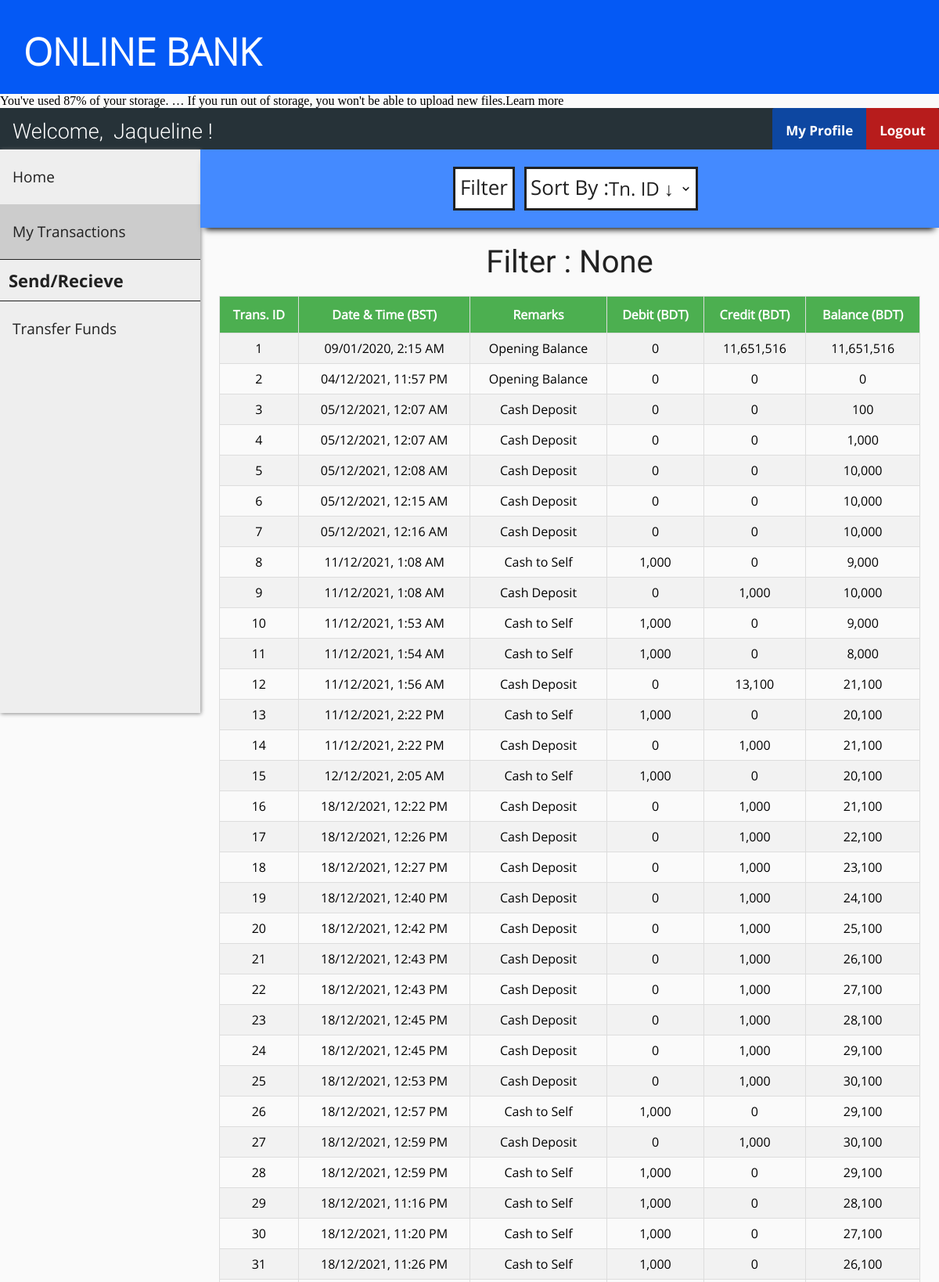
Screenshot of /customer_transactions.php (signed in, upper part) with the database file from the repository.
### tables this page shows
CREATE TABLE `customer` (
  `cust_id` int(11) NOT NULL,
  `first_name` varchar(30) DEFAULT NULL,
  `last_name` varchar(30) DEFAULT NULL,
  `gender` varchar(10) DEFAULT NULL,
  `dob` date DEFAULT NULL,
  `nid_no` varchar(20) DEFAULT NULL,
  `email` varchar(30) DEFAULT NULL,
  `phone_no` varchar(20) DEFAULT NULL,
  `address` varchar(255) DEFAULT NULL,
  `branch` varchar(30) DEFAULT NULL,
  `nearby_branch` varchar(50) DEFAULT NULL,
  `account_no` int(11) DEFAULT NULL,
  `card_no` varchar(20) DEFAULT NULL,
  `pin` int(4) DEFAULT NULL,
  `uname` varchar(30) DEFAULT NULL,
  `pwd` varchar(30) DEFAULT NULL,
  `approved` tinyint(1) NOT NULL DEFAULT 0,
  `card_lock` tinyint(1) NOT NULL DEFAULT 0
);

CREATE TABLE `passbook1` (
  `trans_id` int(11) NOT NULL,
  `trans_date` datetime DEFAULT NULL,
  `remarks` varchar(255) DEFAULT NULL,
  `debit` int(11) DEFAULT NULL,
  `credit` int(11) DEFAULT NULL,
  `balance` int(11) DEFAULT NULL
);

### customer_transactions.php (the view, shortened to what this page needs)
<?php
    include "header.php";
    include "customer_navbar.php";
    include "customer_sidebar.php";
    if (isset($_SESSION['loggedIn_cust_id'])) {
        $sql0 = "SELECT * FROM passbook".$_SESSION['loggedIn_cust_id'];
    }
    $filter_indicator = "None";
?>
<!DOCTYPE html>
<html>
<head>
    <link rel="stylesheet" href="transactions_style.css">
</head>
<body>
    <div class="search-bar-wrapper">
        <div class="search-bar" id="the-search-bar">
            <div class="flex-item-search-bar" id="fi-search-bar">
                <button id="search" onclick="document.getElementById('id01').style.display='block'">Filter</button>
                <div class="flex-item-by">
                    <label id="sort">Sort By :</label>
                </div>
                <div class="flex-item-search-by">
                    <select name="by" onChange="window.location.href=this.value">
                        <option selected disabled hidden>
                            <?php if (empty($_GET['sort'])) {?>Tn. ID &darr;<?php } ?>
                        </option>
                    </select>
                </div>
            </div>
        </div>
    </div>
    <div class="flex-container">
        <p id="none">Filter : <?php echo $filter_indicator ?></p>
    </div>
    <div class="flex-container">
        <?php
            $result = $conn->query($sql0);
            if ($result->num_rows > 0) {?>
                <table id="transactions">
                    <tr>
                        <th>Trans. ID</th>
                        <th>Date & Time (BST)</th>
                        <th>Remarks</th>
                        <th>Debit (BDT)</th>
                        <th>Credit (BDT)</th>
                        <th>Balance (BDT)</th>
                    </tr>
        <?php
            while($row = $result->fetch_assoc()) {?>
                    <tr>
                        <td><?php echo $row["trans_id"]; ?></td>
                        <td>
                            <?php
                                $time = strtotime($row["trans_date"]);
                                $sanitized_time = date("d/m/Y, g:i A", $time);
                                echo $sanitized_time;
                             ?>
                        </td>
                        <td><?php echo $row["remarks"]; ?></td>
                        <td><?php echo number_format($row["debit"]); ?></td>
                        <td><?php echo number_format($row["credit"]); ?></td>
                        <td><?php echo number_format($row["balance"]); ?></td>
                    </tr>
            <?php } ?>
            </table>
            <?php
            } else {  ?>
                <p id="none"> No results found :(</p>
            <?php }
            $conn->close(); ?>
    </div>
</body>
</html>

### header.php (shortened to what this page needs)
<!DOCTYPE html>
<html>
<head>
    <link rel="stylesheet" href="header_style.css">
</head>
<body>
    <div class="flex-container-header">
        <div class="flex-item-header">
            <h1>ONLINE BANK</h1>
        </div>
    </div>
</body>
</html>

### customer_navbar.php (shortened to what this page needs)
<?php
    include "connect.php";
    if (isset($_SESSION['loggedIn_cust_id'])) {
        $sql0 = "SELECT * FROM customer WHERE cust_id=".$_SESSION['loggedIn_cust_id'];
        $result = $conn->query($sql0);
        $row = $result->fetch_assoc();
    }
?>
<!DOCTYPE html>
<html>
<head>
    <link rel="stylesheet" href="user_navbar_style.css">
</head>
<body>
    <div class="nav-wrapper">
        <div class="topnav" id="theTopNav">
            <a id="user">Welcome, &nbsp<?php echo $row["first_name"]; ?> !</a>
            <a id="logout" href="logout_action.php" onclick="return confirm('Are you sure?')">Logout</a>
            <a id="profile" href="customer_profile.php">My Profile</a>
        </div>
    </div>
</body>
</html>

### customer_sidebar.php (shortened to what this page needs)
<!DOCTYPE html>
<html>
<head>
    <link rel="stylesheet" href="admin_sidebar_style.css">
</head>
<body>
    <div class="sidenav" id="theSideNav">
        <a href="customer_home.php">Home</a>
        <a href="customer_transactions.php">My Transactions</a>
        <a id="label">Send/Recieve</a>
        <a href="beneficiary.php">Transfer Funds</a>
    </div>
</body>
</html>

### header_style.css (style rules this page uses)
body { margin: 0; padding: 0; background-color: #FAFAFA; }
.flex-container-header { display: -webkit-flex; display: flex; width: auto; height: auto; background-color: #0459f5; }
.flex-item-header { width: auto; height: 100px; margin: 10px; }
h1 { font-family: OpenSans-Light; color: white; font-size: 3rem; line-height: 3rem; margin-top: calc((1.5rem - 2rem) + 2.5rem); margin-bottom: 1.5rem; }

### user_navbar_style.css (style rules this page uses)
.nav-wrapper { height: 53px; background: #333; }
.nav-wrapper .topnav { background-color: #263238; overflow: hidden; height: 53px; }
.topnav a[id="user"] { float: left; display: block; color: white; text-align: center; padding: 14px 16px; text-decoration: none; font-size: 27px; font-family: Roboto-Light; }
.topnav a[id="profile"] { float: right; display: block; color: white; text-align: center; padding: 17px 17px; text-decoration: none; font-size: 17px; font-family: OpenSans-Bold; background-color: #0D47A1; border-top-left-radius: 3px; }
.topnav a[id="logout"] { float: right; display: block; color: white; text-align: center; padding: 17px 17px; text-decoration: none; font-size: 17px; font-family: OpenSans-Bold; background-color: #b71c1c; border-top-right-radius: 3px; }

### admin_sidebar_style.css (style rules this page uses)
.sidenav { width: 256px; background-color: #eee; height: 90vh; float: left; overflow-y: auto; box-shadow: 1px 1px 5px #888888; }
.sidenav a { font-family: OpenSans-Regular; font-size: 19px; color: #212121; display: block; padding: 22px 16px; text-decoration: none; }
.sidenav a[id="label"] { font-family: OpenSans-Bold; font-size: 22px; color: #212121; display: block; padding: 11px; text-decoration: none; border-top: 1px solid #212121; border-bottom: 1px solid #212121; }
.sidenav a.active { background-color: #ccc; }

### transactions_style.css (style rules this page uses)
.flex-container { display: -webkit-flex; display: flex; margin-left: 256px; width: auto; height: auto; padding-top: 20px; flex-direction: column; overflow-x: auto; }
.search-bar-wrapper { height: 100px; }
.search-bar-wrapper .search-bar { display: -webkit-flex; display: flex; margin-left: 256px; position: relative; width: auto; height: 100px; flex-direction: column; background-color: #448AFF; box-shadow: 0 8px 8px -6px black; overflow: hidden; }
label[id="sort"] { display: block; float: left; color: #212121; font-family: OpenSans-Regular; font-size: 26px; background-color: white; border: 3px solid #212121; border-right: 0; margin: 12px; margin-right: 0px; height: 45px; padding-top: 5px; padding-left: 5px; }
select { font-family: OpenSans-Regular; color: #212121; font-size: 24px; background: url("images/down_arrow.png") 96% / 15% no-repeat #eee; -webkit-appearance: none; -moz-appearance: none; background-color: white; border: 3px solid #212121; border-left: 0; margin: 12px; margin-left: 0px; height: 56px; width: 115%; }
.flex-item-search-bar { display: -webkit-flex; display: flex; flex-direction: row; margin: auto; width: auto; height: auto; }
button[id="search"] { font-family: OpenSans-Regular; color: #212121; font-size: 26px; background-color: white; cursor: pointer; height: 40px; margin-top: 12px; padding-top: 5px; padding-bottom: 45px; border: 3px solid #212121; }
label { display: block; float: left; color: #212121; font-family: OpenSans-Bold; font-size: 20px; }
#transactions { font-family: OpenSans-Regular; border-collapse: collapse; width: 80%; margin: auto; }
@media screen and (max-width: 1280px) { #transactions { width: 95%; } }
#transactions td, #transactions th { text-align: center; border: 1px solid #ddd; padding: 8px; }
#transactions tr:nth-child(even) { background-color: #f2f2f2; }
#transactions th { padding-top: 12px; padding-bottom: 12px; background-color: #4CAF50; color: white; }
p[id="none"] { margin: auto; font-size: 40px; color: #212121; font-family: Roboto-Regular; }

### rows the page displays
customer: first_name "Jaqueline"
passbook1: trans_id "1", trans_date "09/01/2020, 2:15 AM", remarks "Opening Balance", debit "0", credit "11,651,516", balance "11,651,516"
passbook1: trans_id "2", trans_date "04/12/2021, 11:57 PM", remarks "Opening Balance", debit "0", credit "0", balance "0"
passbook1: trans_id "3", trans_date "05/12/2021, 12:07 AM", remarks "Cash Deposit", debit "0", credit "0", balance "100"
passbook1: trans_id "4", trans_date "05/12/2021, 12:07 AM", remarks "Cash Deposit", debit "0", credit "0", balance "1,000"
passbook1: trans_id "5", trans_date "05/12/2021, 12:08 AM", remarks "Cash Deposit", debit "0", credit "0", balance "10,000"
passbook1: trans_id "6", trans_date "05/12/2021, 12:15 AM", remarks "Cash Deposit", debit "0", credit "0", balance "10,000"
passbook1: trans_id "7", trans_date "05/12/2021, 12:16 AM", remarks "Cash Deposit", debit "0", credit "0", balance "10,000"
passbook1: trans_id "8", trans_date "11/12/2021, 1:08 AM", remarks "Cash to Self", debit "1,000", credit "0", balance "9,000"
passbook1: trans_id "9", trans_date "11/12/2021, 1:08 AM", remarks "Cash Deposit", debit "0", credit "1,000", balance "10,000"
passbook1: trans_id "10", trans_date "11/12/2021, 1:53 AM", remarks "Cash to Self", debit "1,000", credit "0", balance "9,000"
passbook1: trans_id "11", trans_date "11/12/2021, 1:54 AM", remarks "Cash to Self", debit "1,000", credit "0", balance "8,000"
passbook1: trans_id "12", trans_date "11/12/2021, 1:56 AM", remarks "Cash Deposit", debit "0", credit "13,100", balance "21,100"
passbook1: trans_id "13", trans_date "11/12/2021, 2:22 PM", remarks "Cash to Self", debit "1,000", credit "0", balance "20,100"
passbook1: trans_id "14", trans_date "11/12/2021, 2:22 PM", remarks "Cash Deposit", debit "0", credit "1,000", balance "21,100"
passbook1: trans_id "15", trans_date "12/12/2021, 2:05 AM", remarks "Cash to Self", debit "1,000", credit "0", balance "20,100"
passbook1: trans_id "16", trans_date "18/12/2021, 12:22 PM", remarks "Cash Deposit", debit "0", credit "1,000", balance "21,100"
passbook1: trans_id "17", trans_date "18/12/2021, 12:26 PM", remarks "Cash Deposit", debit "0", credit "1,000", balance "22,100"
passbook1: trans_id "18", trans_date "18/12/2021, 12:27 PM", remarks "Cash Deposit", debit "0", credit "1,000", balance "23,100"
passbook1: trans_id "19", trans_date "18/12/2021, 12:40 PM", remarks "Cash Deposit", debit "0", credit "1,000", balance "24,100"
passbook1: trans_id "20", trans_date "18/12/2021, 12:42 PM", remarks "Cash Deposit", debit "0", credit "1,000", balance "25,100"
passbook1: trans_id "21", trans_date "18/12/2021, 12:43 PM", remarks "Cash Deposit", debit "0", credit "1,000", balance "26,100"
passbook1: trans_id "22", trans_date "18/12/2021, 12:43 PM", remarks "Cash Deposit", debit "0", credit "1,000", balance "27,100"
passbook1: trans_id "23", trans_date "18/12/2021, 12:45 PM", remarks "Cash Deposit", debit "0", credit "1,000", balance "28,100"
passbook1: trans_id "24", trans_date "18/12/2021, 12:45 PM", remarks "Cash Deposit", debit "0", credit "1,000", balance "29,100"
passbook1: trans_id "25", trans_date "18/12/2021, 12:53 PM", remarks "Cash Deposit", debit "0", credit "1,000", balance "30,100"
passbook1: trans_id "26", trans_date "18/12/2021, 12:57 PM", remarks "Cash to Self", debit "1,000", credit "0", balance "29,100"
passbook1: trans_id "27", trans_date "18/12/2021, 12:59 PM", remarks "Cash Deposit", debit "0", credit "1,000", balance "30,100"
passbook1: trans_id "28", trans_date "18/12/2021, 12:59 PM", remarks "Cash to Self", debit "1,000", credit "0", balance "29,100"
passbook1: trans_id "29", trans_date "18/12/2021, 11:16 PM", remarks "Cash to Self", debit "1,000", credit "0", balance "28,100"
passbook1: trans_id "30", trans_date "18/12/2021, 11:20 PM", remarks "Cash to Self", debit "1,000", credit "0", balance "27,100"
passbook1: trans_id "31", trans_date "18/12/2021, 11:26 PM", remarks "Cash to Self", debit "1,000", credit "0", balance "26,100"

### other values shown
$filter_indicator "None"
